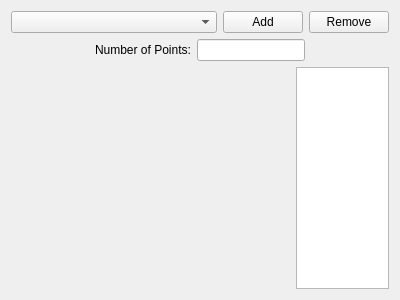
<?xml version="1.0" encoding="UTF-8"?>
<ui version="4.0">
 <class>CourseSettingsWidget</class>
 <widget class="QWidget" name="CourseSettingsWidget">
  <property name="geometry">
   <rect>
    <x>0</x>
    <y>0</y>
    <width>400</width>
    <height>300</height>
   </rect>
  </property>
  <property name="windowTitle">
   <string>Form</string>
  </property>
  <layout class="QVBoxLayout" name="verticalLayout">
   <item>
    <layout class="QHBoxLayout" name="horizontalLayout_3" stretch="3,1,1">
     <item>
      <widget class="QComboBox" name="options"/>
     </item>
     <item>
      <widget class="QPushButton" name="add">
       <property name="text">
        <string>Add</string>
       </property>
      </widget>
     </item>
     <item>
      <widget class="QPushButton" name="remove">
       <property name="text">
        <string>Remove</string>
       </property>
      </widget>
     </item>
    </layout>
   </item>
   <item>
    <layout class="QHBoxLayout" name="horizontalLayout_2">
     <item>
      <spacer name="horizontalSpacer">
       <property name="orientation">
        <enum>Qt::Horizontal</enum>
       </property>
       <property name="sizeHint" stdset="0">
        <size>
         <width>40</width>
         <height>20</height>
        </size>
       </property>
      </spacer>
     </item>
     <item>
      <widget class="QLabel" name="label">
       <property name="text">
        <string>Number of Points:</string>
       </property>
      </widget>
     </item>
     <item>
      <widget class="QLineEdit" name="num_points"/>
     </item>
     <item>
      <spacer name="horizontalSpacer_2">
       <property name="orientation">
        <enum>Qt::Horizontal</enum>
       </property>
       <property name="sizeHint" stdset="0">
        <size>
         <width>40</width>
         <height>20</height>
        </size>
       </property>
      </spacer>
     </item>
    </layout>
   </item>
   <item>
    <layout class="QHBoxLayout" name="horizontalLayout" stretch="3,1">
     <item>
      <widget class="rip::gui::pathplanner::PolygonWidget" name="polygon_widget" native="true"/>
     </item>
     <item>
      <widget class="QListWidget" name="point_widget"/>
     </item>
    </layout>
   </item>
  </layout>
 </widget>
 <customwidgets>
  <customwidget>
   <class>rip::gui::pathplanner::PolygonWidget</class>
   <extends>QWidget</extends>
   <header>polygon_widget.hpp</header>
   <container>1</container>
  </customwidget>
 </customwidgets>
 <resources/>
 <connections/>
</ui>
